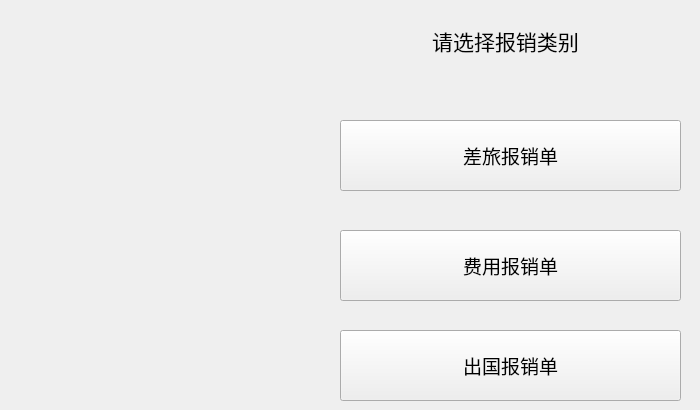
   <widget class="QWidget" name="expenseChoice">
    <widget class="QLabel" name="expenseChoiceLabel">
     <property name="geometry">
      <rect>
       <x>320</x>
       <y>10</y>
       <width>371</width>
       <height>61</height>
      </rect>
     </property>
     <property name="font">
      <font>
       <family>Adobe 仿宋 Std R</family>
       <pointsize>16</pointsize>
      </font>
     </property>
     <property name="text">
      <string>请选择报销类别</string>
     </property>
     <property name="alignment">
      <set>Qt::AlignCenter</set>
     </property>
    </widget>
    <widget class="QPushButton" name="costBtn">
     <property name="geometry">
      <rect>
       <x>340</x>
       <y>230</y>
       <width>341</width>
       <height>71</height>
      </rect>
     </property>
     <property name="font">
      <font>
       <family>Adobe 仿宋 Std R</family>
       <pointsize>14</pointsize>
      </font>
     </property>
     <property name="text">
      <string>费用报销单</string>
     </property>
    </widget>
    <widget class="QPushButton" name="busiBtn">
     <property name="geometry">
      <rect>
       <x>340</x>
       <y>120</y>
       <width>341</width>
       <height>71</height>
      </rect>
     </property>
     <property name="font">
      <font>
       <family>Adobe 仿宋 Std R</family>
       <pointsize>14</pointsize>
      </font>
     </property>
     <property name="text">
      <string>差旅报销单</string>
     </property>
    </widget>
    <widget class="QPushButton" name="abroadBtn">
     <property name="geometry">
      <rect>
       <x>340</x>
       <y>330</y>
       <width>341</width>
       <height>71</height>
      </rect>
     </property>
     <property name="font">
      <font>
       <family>Adobe 仿宋 Std R</family>
       <pointsize>14</pointsize>
      </font>
     </property>
     <property name="text">
      <string>出国报销单</string>
     </property>
    </widget>
   </widget>
